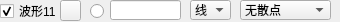
                   <widget class="QWidget" name="widget_11" native="true">
                    <property name="minimumSize">
                     <size>
                      <width>0</width>
                      <height>22</height>
                     </size>
                    </property>
                    <property name="maximumSize">
                     <size>
                      <width>16777215</width>
                      <height>22</height>
                     </size>
                    </property>
                    <widget class="QLineEdit" name="txtValueCurve11">
                     <property name="geometry">
                      <rect>
                       <x>110</x>
                       <y>0</y>
                       <width>71</width>
                       <height>20</height>
                      </rect>
                     </property>
                     <property name="text">
                      <string/>
                     </property>
                    </widget>
                    <widget class="QRadioButton" name="rdoBoldCurve11">
                     <property name="geometry">
                      <rect>
                       <x>90</x>
                       <y>3</y>
                       <width>16</width>
                       <height>16</height>
                      </rect>
                     </property>
                     <property name="text">
                      <string/>
                     </property>
                     <property name="checked">
                      <bool>false</bool>
                     </property>
                    </widget>
                    <widget class="QCheckBox" name="chkVisibleCurve11">
                     <property name="geometry">
                      <rect>
                       <x>0</x>
                       <y>3</y>
                       <width>60</width>
                       <height>16</height>
                      </rect>
                     </property>
                     <property name="text">
                      <string>波形11</string>
                     </property>
                     <property name="checked">
                      <bool>true</bool>
                     </property>
                    </widget>
                    <widget class="QPushButton" name="btnColourCurve11">
                     <property name="geometry">
                      <rect>
                       <x>60</x>
                       <y>0</y>
                       <width>21</width>
                       <height>21</height>
                      </rect>
                     </property>
                     <property name="text">
                      <string/>
                     </property>
                    </widget>
                    <widget class="QComboBox" name="cmbLineStyle11">
                     <property name="geometry">
                      <rect>
                       <x>190</x>
                       <y>0</y>
                       <width>41</width>
                       <height>20</height>
                      </rect>
                     </property>
                     <property name="currentIndex">
                      <number>1</number>
                     </property>
                     <item>
                      <property name="text">
                       <string>点</string>
                      </property>
                     </item>
                     <item>
                      <property name="text">
                       <string>线</string>
                      </property>
                     </item>
                     <item>
                      <property name="text">
                       <string>左</string>
                      </property>
                     </item>
                     <item>
                      <property name="text">
                       <string>右</string>
                      </property>
                     </item>
                     <item>
                      <property name="text">
                       <string>中</string>
                      </property>
                     </item>
                     <item>
                      <property name="text">
                       <string>积</string>
                      </property>
                     </item>
                    </widget>
                    <widget class="QComboBox" name="cmbScatterStyle11">
                     <property name="geometry">
                      <rect>
                       <x>240</x>
                       <y>0</y>
                       <width>91</width>
                       <height>20</height>
                      </rect>
                     </property>
                     <property name="focusPolicy">
                      <enum>Qt::WheelFocus</enum>
                     </property>
                     <property name="maxVisibleItems">
                      <number>20</number>
                     </property>
                     <item>
                      <property name="text">
                       <string>无散点</string>
                      </property>
                      <property name="icon">
                       <iconset resource="res.qrc">
                        <normaloff>:/pic/ssNone.png</normaloff>:/pic/ssNone.png</iconset>
                      </property>
                     </item>
                     <item>
                      <property name="text">
                       <string>x形</string>
                      </property>
                      <property name="icon">
                       <iconset resource="res.qrc">
                        <normaloff>:/pic/ssCross.png</normaloff>:/pic/ssCross.png</iconset>
                      </property>
                     </item>
                     <item>
                      <property name="text">
                       <string>+形</string>
                      </property>
                      <property name="icon">
                       <iconset resource="res.qrc">
                        <normaloff>:/pic/ssPlus.png</normaloff>:/pic/ssPlus.png</iconset>
                      </property>
                     </item>
                     <item>
                      <property name="text">
                       <string>空心圆</string>
                      </property>
                      <property name="icon">
                       <iconset resource="res.qrc">
                        <normaloff>:/pic/ssCircle.png</normaloff>:/pic/ssCircle.png</iconset>
                      </property>
                     </item>
                     <item>
                      <property name="text">
                       <string>实心圆</string>
                      </property>
                      <property name="icon">
                       <iconset resource="res.qrc">
                        <normaloff>:/pic/ssDisc.png</normaloff>:/pic/ssDisc.png</iconset>
                      </property>
                     </item>
                     <item>
                      <property name="text">
                       <string>矩形</string>
                      </property>
                      <property name="icon">
                       <iconset resource="res.qrc">
                        <normaloff>:/pic/ssSquare.png</normaloff>:/pic/ssSquare.png</iconset>
                      </property>
                     </item>
                     <item>
                      <property name="text">
                       <string>菱形</string>
                      </property>
                      <property name="icon">
                       <iconset resource="res.qrc">
                        <normaloff>:/pic/ssDiamond.png</normaloff>:/pic/ssDiamond.png</iconset>
                      </property>
                     </item>
                     <item>
                      <property name="text">
                       <string>星形</string>
                      </property>
                      <property name="icon">
                       <iconset resource="res.qrc">
                        <normaloff>:/pic/ssStar.png</normaloff>:/pic/ssStar.png</iconset>
                      </property>
                     </item>
                     <item>
                      <property name="text">
                       <string>正三角</string>
                      </property>
                      <property name="icon">
                       <iconset resource="res.qrc">
                        <normaloff>:/pic/ssTriangle.png</normaloff>:/pic/ssTriangle.png</iconset>
                      </property>
                     </item>
                     <item>
                      <property name="text">
                       <string>倒三角</string>
                      </property>
                      <property name="icon">
                       <iconset resource="res.qrc">
                        <normaloff>:/pic/ssTriangleInverted.png</normaloff>:/pic/ssTriangleInverted.png</iconset>
                      </property>
                     </item>
                     <item>
                      <property name="text">
                       <string>x框</string>
                      </property>
                      <property name="icon">
                       <iconset resource="res.qrc">
                        <normaloff>:/pic/ssCrossSquare.png</normaloff>:/pic/ssCrossSquare.png</iconset>
                      </property>
                     </item>
                     <item>
                      <property name="text">
                       <string>+框</string>
                      </property>
                      <property name="icon">
                       <iconset resource="res.qrc">
                        <normaloff>:/pic/ssPlusSquare.png</normaloff>:/pic/ssPlusSquare.png</iconset>
                      </property>
                     </item>
                     <item>
                      <property name="text">
                       <string>x圆</string>
                      </property>
                      <property name="icon">
                       <iconset resource="res.qrc">
                        <normaloff>:/pic/ssCrossCircle.png</normaloff>:/pic/ssCrossCircle.png</iconset>
                      </property>
                     </item>
                     <item>
                      <property name="text">
                       <string>+圆</string>
                      </property>
                      <property name="icon">
                       <iconset resource="res.qrc">
                        <normaloff>:/pic/ssPlusCircle.png</normaloff>:/pic/ssPlusCircle.png</iconset>
                      </property>
                     </item>
                     <item>
                      <property name="text">
                       <string>和平</string>
                      </property>
                      <property name="icon">
                       <iconset resource="res.qrc">
                        <normaloff>:/pic/ssPeace.png</normaloff>:/pic/ssPeace.png</iconset>
                      </property>
                     </item>
                    </widget>
                   </widget>
